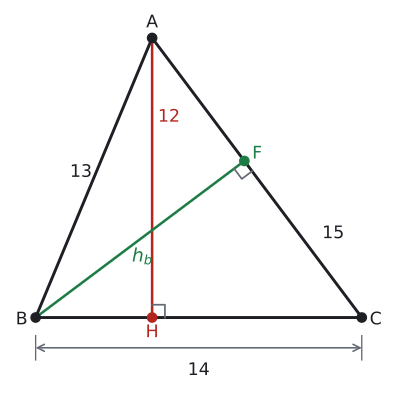

Generate this figure with Python:
import sys; sys.path.insert(0, "tools")
from cizim import *

# Örnek 2: |AB| = 13, |BC| = 14, |CA| = 15; A(5, 12). h_a = 12, h_b = 11,2 (F, AC üzerinde).
P = lambda x, y: np.array([float(x), float(y)])
uz = lambda X, Y: float(np.linalg.norm(X - Y))
def dik(K, X, Y, r):
    """K köşesinde KX ile KY arasındaki dik açı işareti (r: kenar boyu)."""
    a_ = (X - K) / uz(X, K) * r; b_ = (Y - K) / uz(Y, K) * r
    ax.plot(*zip(K + a_, K + a_ + b_, K + b_), color=SOLUK, lw=1.3)
def kenar(X, Y, metin, G, d, renk=YAZI, fs=13):
    """[XY] kenarının ortasına, G'den uzak yana d kadar açıkta etiket."""
    M = (X + Y) / 2; t = (Y - X) / uz(X, Y); n = np.array([-t[1], t[0]])
    if np.dot(n, M - G) < 0: n = -n
    ax.text(*(M + d * n), metin, ha="center", va="center", color=renk, fontsize=fs)
def olcu(X, Y, metin, kay, renk=SOLUK, fs=13):
    """X ile Y arasında, kay vektörü kadar kaydırılmış oklu ölçü çizgisi; yazı çizginin dışında."""
    kay = np.array(kay, dtype=float); X2, Y2 = X + kay, Y + kay
    ax.annotate("", xy=Y2, xytext=X2, arrowprops=dict(arrowstyle="<->", color=renk, lw=1.2, shrinkA=0, shrinkB=0))
    for Z in (X, Y): ax.plot(*zip(Z + kay * 0.6, Z + kay * 1.4), color=renk, lw=1)
    M = (X2 + Y2) / 2 + 0.75 * kay
    ax.text(*M, metin, ha="center", va="center", color=YAZI, fontsize=fs)
def harf(X, ad, dx, dy, renk=YAZI):
    nokta(ax, *X, "", renk=renk)
    ax.text(X[0] + dx, X[1] + dy, ad, ha="center", va="center", color=renk, fontsize=13)

B, C, A = P(0, 0), P(14, 0), P(5, 12)
H = P(5, 0)
u = (C - A) / uz(A, C); F = A + np.dot(B - A, u) * u
print("h_a", uz(A, H), "h_b", round(uz(B, F), 4), "F", F)
G = (A + B + C) / 3
fig, ax = sekil(6, 5.2)
ax.set_aspect("equal"); ax.axis("off")
ax.plot(*zip(B, C, A, B), color=YAZI)
ax.plot(*zip(A, H), color=KIRMIZI, lw=1.9)
ax.plot(*zip(B, F), color=YESIL, lw=1.9)
dik(H, A, C, 0.55); dik(F, B, C, 0.55)
harf(A, "A", 0, 0.65); harf(B, "B", -0.6, -0.1); harf(C, "C", 0.6, -0.1)
harf(H, "H", 0, -0.65, KIRMIZI); harf(F, "F", 0.55, 0.3, YESIL)
kenar(A, B, "13", G, 0.6); ax.text(12.3, 3.6, "15", ha="left", va="center", fontsize=13)
olcu(B, C, "14", (0, -1.3))
ax.text(5.25, 8.6, "12", ha="left", va="center", color=KIRMIZI, fontsize=13)
M = (B + F) / 2
ax.text(M[0] + 0.1, M[1] - 0.75, "$h_b$", ha="center", va="center", color=YESIL, fontsize=14)
ax.set_xlim(-1.2, 15.2); ax.set_ylim(-3.2, 13.3)
kaydet(fig, __file__)
